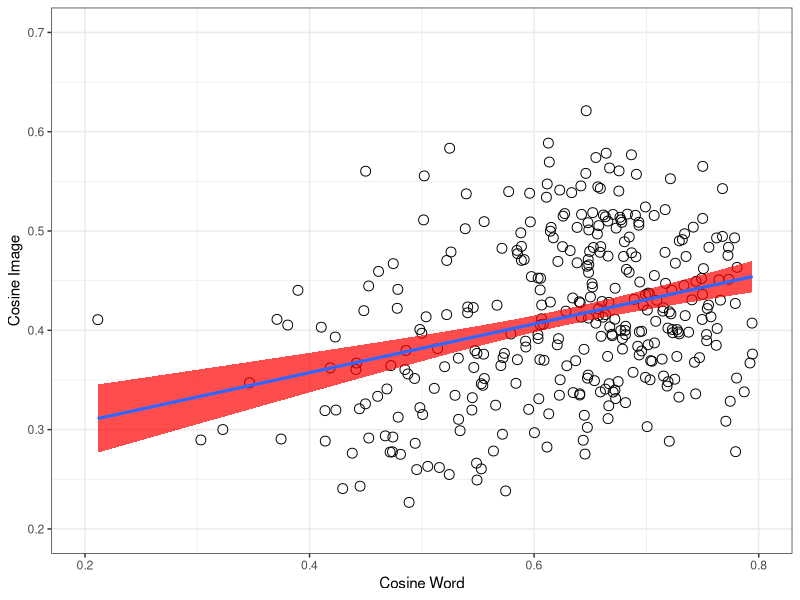
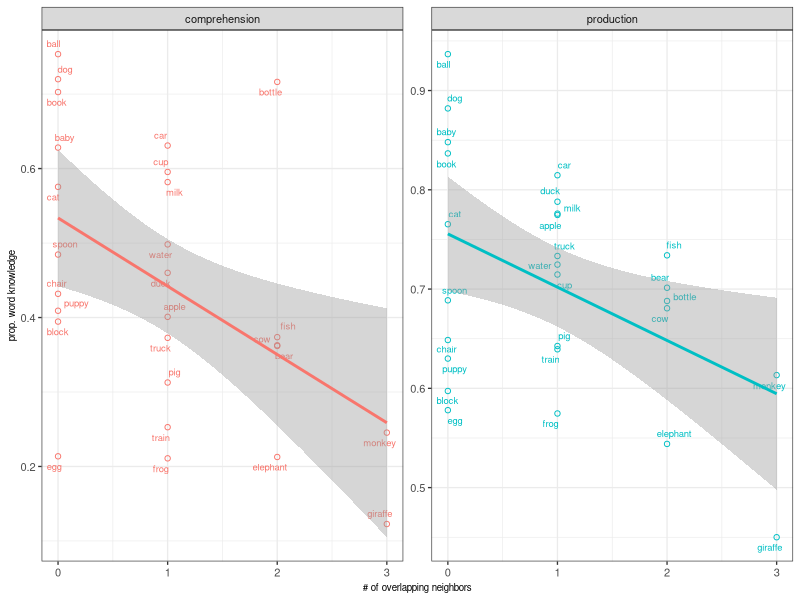

Write the R code that produced these figures, in order. (Note: this script raises an error after producing the figures.)
## ---- chunk 1
rm(list=ls())
knitr::opts_chunk$set(fig.width=3, fig.height=3, fig.crop = F, fig.pos = "tb", fig.path='figs/',
                      echo=F, warning=F, cache=F, message=F, sanitize = T)
## ---- chunk 2
library(png)
library(grid)
library(ggplot2)
library(xtable)
library(tidyverse)
library(ggpubr)
library(broom)
library(ggrepel)
library(forcats)
## ---- chunk 3
animate <- c("puppy", "duck", "elephant", "pig", "monkey", "giraffe",
             "bear", "baby", "fish", "frog", "cow", "dog", "cat")
words27 <-  read_csv("data/pairwise_distances.csv") %>% distinct(word)
combo <- read_csv("data/pairwise_distances.csv") %>%
  unite(pair, X1, word, remove = T) %>% 
  distinct(cos_word,.keep_all = T)
#eb this gets rid of our redundancy issues
wb_prod <- read_csv("data/wordbank_production.csv") %>%  
   mutate(definition = forcats::fct_recode(definition,
    "fish"    = "fish (animal)",
    "water"   = "water (beverage)")) %>% 
  filter(definition%in%words27$word) %>% 
  mutate(animate = ifelse(definition %in% animate, "animate", "inanimate"))

wb_comp <- read_csv("data/wordbank_comprehension.csv") %>%
     mutate(definition = forcats::fct_recode(definition,
    "fish"    = "fish (animal)",
    "water"   = "water (beverage)")) %>% 
  filter(definition%in%words27$word) %>% 
    mutate(animate = ifelse(definition %in% animate, "animate", "inanimate"))
overlap_ratios <- read_csv("data/overlap_ratios.csv") %>% 
  mutate(animate = ifelse(word %in% animate, T, F))
# fix water picture in img space
neighbor_counts <- read_csv("python/neighbor_counts.csv") %>% 
  rename(definition = word)

stimuli_counts <- read_csv("python/stimuli_counts.csv")
## ---- chunk 4
pairwise_corr <- cor.test(combo$cos_img, combo$cos_word, conf.int=T) %>% tidy()

pairwise_corr_string <- sprintf("$R = %0.2f$, $p < %1.2g$", pairwise_corr$estimate, pairwise_corr$p.value)
## ---- chunk 5

shapiro.test(overlap_ratios$overlap_ratio)#almost normal
overlap_wilcox <- wilcox.test(overlap_ratios$overlap_ratio)# significantly different from chance
#even with correction, both animate and animate overlaps>0, not different from each other
wilcox.test(subset(overlap_ratios, animate==F)$overlap_ratio)
wilcox.test(subset(overlap_ratios, animate==T)$overlap_ratio)
wilcox.test(subset(overlap_ratios, animate==T)$overlap_ratio,
            subset(overlap_ratios, animate==F)$overlap_ratio)

## ---- chunk 6
ggplot(combo, aes(cos_word, cos_img))+
  geom_point(size=3, shape =1)+
  geom_smooth(method="lm", aes(group=1), show.legend=F, fill ="red", alpha = .7)+
  geom_smooth(method="lm", aes(group=1), se=F)+ # this second line is to trick ggplot into not putting the gray fill in the boxes in the legend (coming from the standard error in the first line)
  theme_bw()+
  xlab("Cosine Word")+
  ylab("Cosine Image")+
  xlim(0.2,0.80)+
  ylim(0.2,0.7)+
  theme(legend.position="bottom", 
        legend.title = element_blank(), 
        legend.text = element_text(size=7), 
        legend.key.width = unit(0.4, "cm"),
        legend.key = element_rect(fill = 'white', size = 0.1)
        )

cap <- sprintf("Relative cosine distance between points in word embedding space (x-axis) and image embedding space (y-axis), for every item pair. Fitted line reflects linear fit with SE ($R = %0.2f$, $p < %1.2g$).", pairwise_corr$estimate, pairwise_corr$p.value)
## ---- chunk 7
wb_prod_long <- wb_prod %>% 
  gather(`16`:`30`, value = 'mean_prop_prod', key = "month")
wb_comp_long <- wb_comp %>% 
  gather(`8`:`18`, value = 'mean_prop_comp', key = "month")
wb_prod_long_allmonths <- wb_prod_long %>% 
  group_by(definition, animate) %>% 
  summarise(overall_prop_prod = mean(mean_prop_prod)) %>% 
  left_join(neighbor_counts) %>% 
  mutate(totalneighbors = image_count+word_count+overlap_count,
         overlapratio = overlap_count/totalneighbors)

wb_comp_long_allmonths <- wb_comp_long %>% 
  group_by(definition, animate) %>% 
  summarise(overall_prop_comp = mean(mean_prop_comp)) %>% 
  left_join(neighbor_counts) %>% 
  mutate(totalneighbors = image_count+word_count+overlap_count,
         overlapratio = overlap_count/totalneighbors)

prod_overlap_corr <- cor.test(wb_prod_long_allmonths$overall_prop_prod, wb_prod_long_allmonths$overlap_count, conf.int=T) %>% tidy()
comp_overlap_corr <- cor.test(wb_comp_long_allmonths$overall_prop_comp, wb_comp_long_allmonths$overlap_count, conf.int=T) %>% tidy()

wb_all<- wb_comp_long_allmonths %>% 
  left_join(wb_prod_long_allmonths) %>% 
  gather(c(overall_prop_comp, overall_prop_prod), value = prop_kids, key = comp_prod ) %>% 
  mutate(comp_prod = fct_recode(comp_prod,
    "production" = "overall_prop_prod",
    "comprehension" = "overall_prop_comp"
  ))

## ---- chunk 8

ggplot(wb_all, aes(overlap_count,prop_kids, color = comp_prod))+
  geom_point(shape=1)+
  geom_text_repel(aes(label = definition), size=2.4, force=2)+
  facet_wrap(~comp_prod, scales = "free_y")+
  stat_smooth(method = "lm")+
  theme_bw(base_size = 10)+
  theme(axis.title=element_text(size=7))+
  guides(colour = "none")+
  xlab("# of overlapping neighbors")+
  ylab("prop. word knowledge")

cap <- "Proportion of children in WordBank reported to understand (left, averaged over 8-18 months) or produce (right, averaged over 16-30 months) the 27 items, as a function of how many overlapping neighbors they have (i.e. in both image- and word-space). Lines indicates linear fit with SE confidence bands (both R$>$-.45, p$<$.05)."
## ---- chunk 9
knitr::include_graphics('data/overlap_table_formatted2.png')
cap <- "Neighbors in image- and word-space. Neighbors in bold and red are shared between spaces; italicised words are image-neighbors only, underlined words are word-neighbors only. Overlap ratio reflects shared neighbors over total neighbors. See text for details."
## ---- chunk 10
# References will be generated automatically by Pandoc and included here.
# The following code is some latex to format the bibliography. Do not remove it.
